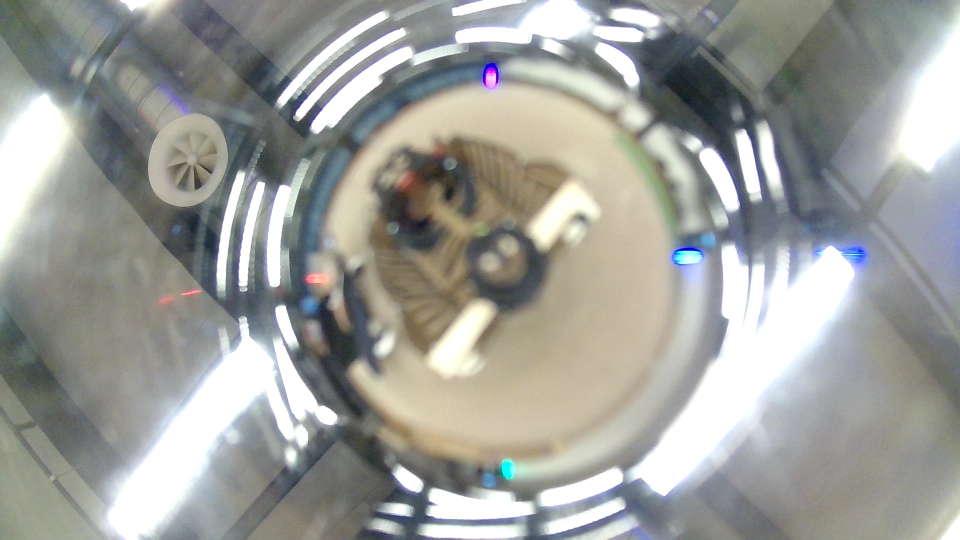
#> input picture raspi/tests/localizationPi/4_4pi.jpg, 1920 x 1080 px (shown at 1/2 size); its folder holds only this picture in this run
$ python -i localization.py   (imports and definitions only)
#> lines starting #> are read from the running program, lines starting #| are printed output that depends on the picture; after the words box and inside, x2 and y2 are one past the last pixel; in counts of white or black regions, pixels touching at a corner belong together; long printed decimals are rounded
#Imports
import math
import numpy as np
import time
import cv2 as cv
import usb.core
import usb.util
import imutils
import time
import os

# [21 lines left out: functions setupWebcam, savePicture, not called in this run]

def extractCentroids(filename):
    # load image RGB
    #img = plt.imread(filename)

    # load image BGR
#> called with filename = '4_4pi.jpg'
    img_BGR = cv.imread(filename)
#> img_BGR is the input picture: shape (1080, 1920, 3); mean B, G, R 154.6, 158.9, 157.7

    # rotate images
    #img_flip = cv.flip(img,1)
    #output = img_flip.copy()
    img_BGR_flip = cv.flip(img_BGR,1)
    output = img_BGR_flip.copy()

    # convert to grayscale
    gray = cv.cvtColor(img_BGR_flip, cv.COLOR_BGR2GRAY)
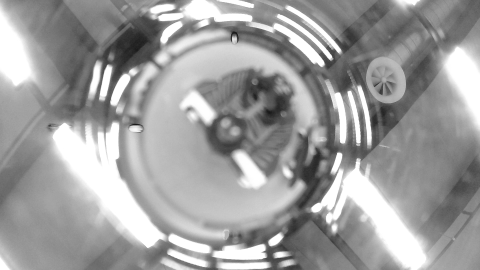
#> gray: shape (1080, 1920) (shown at 1/4 size); min 19, max 255, mean 158

    # masking region of no interest
    # detect circles (attention to parameters)
    circles = cv.HoughCircles(gray, cv.HOUGH_GRADIENT, 1.4, 1000, minRadius = 400, maxRadius = 650)
#> circles = [[913.5, 518.7, 469]]
    print("circle", circles) # print how many circles are found
#| circle [[[913.5  518.7  469.02]]]

    # ensure at least some circles were found
    if circles is not None:
        # convert the (x, y) coordinates and radius of the circles to integers
        circles = np.round(circles[0, :]).astype("int")
#> circles = [[914, 519, 469]]
        for (xc, yc, r) in circles:
            # draw the inner circle
            cv.circle(gray, (xc, yc), int(0.6*r), (0, 255, 0), -1)
            # extract mask
            ret,mask = cv.threshold(gray,10,255, cv.THRESH_BINARY)
            # apply mask
            result_mask = cv.bitwise_and(img_BGR_flip, img_BGR_flip, mask=mask)
            # draw the outer circle
            cv.circle(gray, (xc, yc), int(r), (0, 255, 0), -1)
            # extract mask
            ret,mask = cv.threshold(gray,10,255, cv.THRESH_BINARY_INV)
            # apply mask
            result = cv.bitwise_and(result_mask, result_mask, mask=mask)
#> this loop made 1 pass
#> pass 1, in extractCentroids, `ret,mask = cv.threshold(gray,10,255, cv.THRESH_BINARY)`:
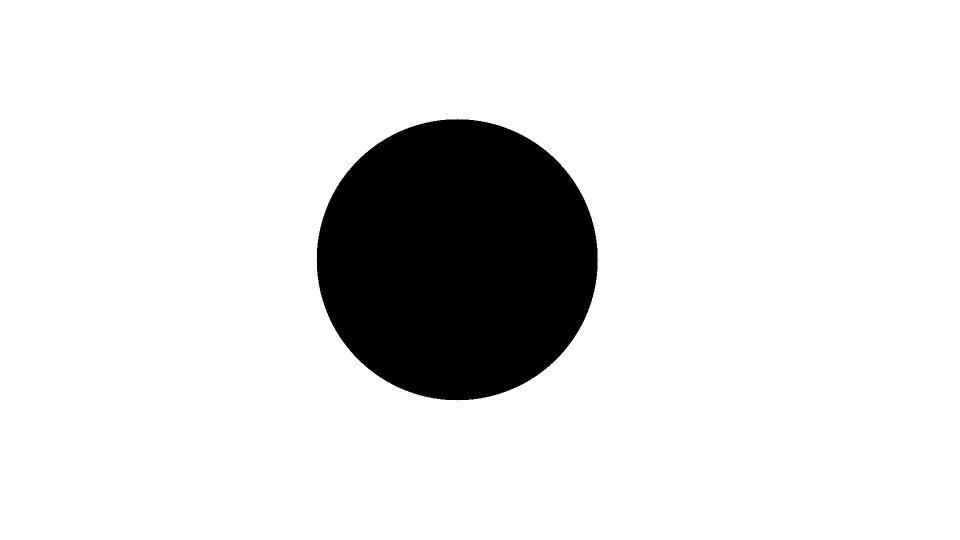
#> mask: shape (1080, 1920) (shown at 1/2 size); 88% white; 1 black region, box (x1, y1, x2, y2) and area: (633, 238, 1196, 801) 248037
#> pass 1, in extractCentroids, `ret,mask = cv.threshold(gray,10,255, cv.THRESH_BINARY_INV)`:
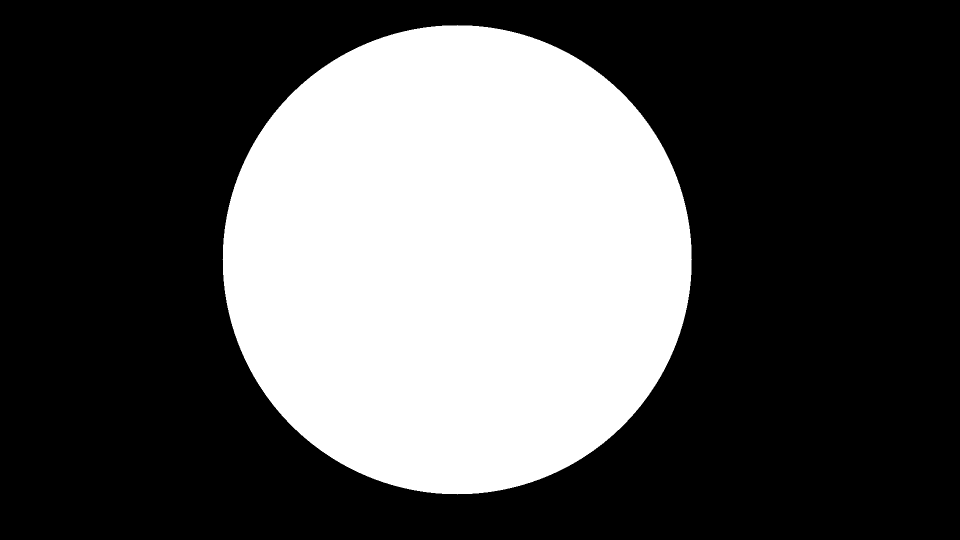
#> mask: shape (1080, 1920) (shown at 1/2 size); 33.3% white; 1 white region, box (x1, y1, x2, y2) and area: (445, 50, 1384, 989) 690953
#> pass 1, in extractCentroids, `result = cv.bitwise_and(result_mask, result_mask, mask=mask)`:
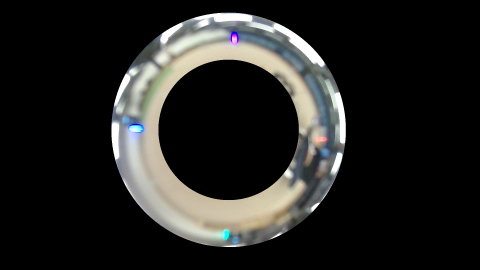
#> result: shape (1080, 1920, 3) (shown at 1/4 size); mean B, G, R 33.7, 35.5, 35.6
#> after the loop:
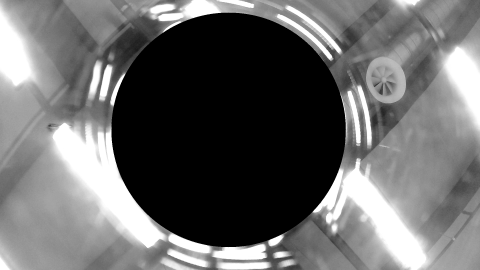
#> gray: shape (1080, 1920) (shown at 1/4 size); min 0, max 255, mean 104.5
    else:
        result = img_BGR_flip

    # remove some noise
    blurred = cv.GaussianBlur(result, (5,5), 0)

    # Convert BGR to HSV
    hsv = cv.cvtColor(blurred, cv.COLOR_BGR2HSV)
#> hsv: shape (1080, 1920, 3); mean H, S, V 11.2, 7.4, 37.2

    # define range of red color in HSV
    lower_red = np.array([0,130,120])
    upper_red = np.array([15,255,255])
    lower_red2 = np.array([170,80,100])
    upper_red2 = np.array([180,255,255])

    # define range of magenta color in HSV
    lower_magenta = np.array([120,160,100])
    upper_magenta = np.array([160,255,255])

    # define range of green color in HSV
    lower_green = np.array([45,150,70])
    upper_green = np.array([90,255,255])

    # define range of blue color in HSV
    lower_blue = np.array([108,130,70])
    upper_blue = np.array([110,255,255])

    # Threshold the HSV image to get only magenta colors
    mask_Magenta = cv.inRange(hsv, lower_magenta, upper_magenta)
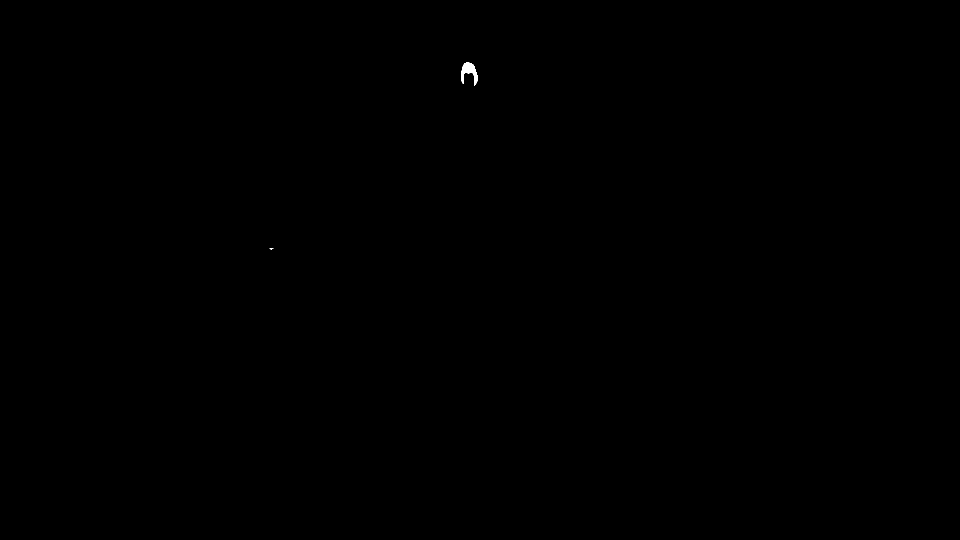
#> mask_Magenta: shape (1080, 1920) (shown at 1/2 size); 0.04% white; 3 white regions (2 under 20 px), largest, box (x1, y1, x2, y2) and area: (922, 125, 955, 171) 772

    # Threshold the HSV image to get only red colors
    mask_Red = cv.inRange(hsv, lower_red, upper_red)
#> mask_Red: shape (1080, 1920); every value is 0

    mask_Red2 = cv.inRange(hsv, lower_red2, upper_red2)
#> mask_Red2: shape (1080, 1920); 0.01% white; 1 white region, box (x1, y1, x2, y2) and area: (1293, 548, 1310, 569) 248

    # Threshold the HSV image to get only green colors
    mask_Green = cv.inRange(hsv, lower_green, upper_green)
#> mask_Green: shape (1080, 1920); 0.04% white; 5 white regions (4 under 20 px), largest, box (x1, y1, x2, y2) and area: (895, 922, 921, 958) 716

    # Threshold the HSV image to get only blue colors
    mask_Blue = cv.inRange(hsv, lower_blue, upper_blue)
#> mask_Blue: shape (1080, 1920); 0.01% white in thin lines or dots, all inside (x1, y1, x2, y2) = (514, 488, 1286, 624)

    sum_Red = mask_Red + mask_Red2
    masks = np.array([mask_Magenta, sum_Red, mask_Green, mask_Blue])
    colors = np.array(["magenta", "red", "green", "blue"])
    centroids = []

    for mask, color in zip(masks, colors):

         # weaker detections need to be enhanced
        if color != "magenta":
            mask = cv.dilate(mask,np.ones((5,5)),iterations = 1)

        # morphology operation on the mask
        mask = cv.morphologyEx(mask, cv.MORPH_OPEN, np.ones((5,5),np.uint8))
        kernel = np.ones((5,5))
        mask = cv.dilate(mask,kernel,iterations = 3)
        # find contours in the thresholded image
        cnts = cv.findContours(mask.copy(), cv.RETR_EXTERNAL, cv.CHAIN_APPROX_SIMPLE)
        cnts = imutils.grab_contours(cnts)
        # coordinates of centroid
        centroid_X = 0
        centroid_Y = 0
        # idx to choose most important
        idx = 0
        # lists to define cluster importance
        mom0 = []
        mom10 = []
        mom01 = []

        if cnts != []:
            # loop over the contours
            for c in cnts:
                # compute the center of the contour
                M = cv.moments(c) # image moment
                if(M["m00"] > 100):
                    cX = int(M["m10"] / M["m00"])
                    cY = int(M["m01"] / M["m00"])
                    # in the case of multiple close centroids for one color sum up
                    if(np.sqrt((centroid_X - cX)**2 + (centroid_Y - cY)**2) < 100):
                        centroid_X += cX
                        centroid_Y += cY
                        mom0[-1] += M["m00"]
                        mom10[-1] += M["m10"]
                        mom01[-1] += M["m01"]
                    else:
                        centroid_X = cX
                        centroid_Y = cY
                        mom0.append(M["m00"])
                        mom10.append(M["m10"])
                        mom01.append(M["m01"])
                    idx = mom0.index(max(mom0))
                    cX = int(mom10[idx] / mom0[idx])
                    cY = int(mom01[idx] / mom0[idx])
                    if(color == 'red'):
                        clr = [255, 0, 0]
                    elif(color == 'green'):
                        clr = [0, 255, 0]
                    elif(color == 'blue'):
                        clr = [0, 0, 255]
                    elif(color == 'magenta'):
                        clr = [255, 0, 255]
            # do not count features inside or ourside certain image readius
            if(np.sqrt((cX-960)**2 + (cY-540)**2) < 280 or np.sqrt((cX-960)**2 + (cY-540)**2) > 580):
                pass
            else:
                text = "{} {}".format(color, "beacon")
                # draw the contour and center of the shape on the image
                cv.drawContours(output, [cnts[idx]], -1, clr, 2)
                cv.putText(output, text, (cX, cY - 50) ,cv.FONT_HERSHEY_SIMPLEX, 3, clr, 5)
                cv.circle(output, (cX, cY), 10,  (0, 0, 0), -1)
                cv.putText(output, "center", (cX + 20, cY + 20),cv.FONT_HERSHEY_SIMPLEX, 3, (0, 0, 0), 5)
                centroids.append([cX, cY, color])
#> this loop made 4 passes
#> (color, text) on passes 1 to 4: ('magenta', 'magenta beacon'), ('red', 'red beacon'), ('green', 'green beacon'), ('blue', 'blue beacon')
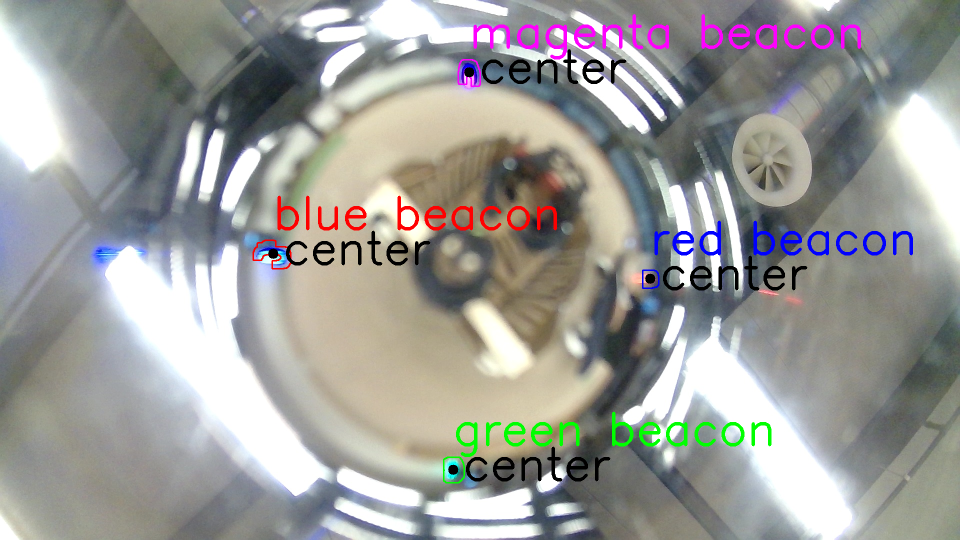
#> output: shape (1080, 1920, 3) (shown at 1/2 size); mean B, G, R 152.8, 155.7, 156
#> after the loop, centroids = [[938, 144, 'magenta'], [1300, 557, 'red'], [906, 939, 'green'], [546, 507, 'blue']]
    return centroids

# [192 lines left out: functions getReference, computePosition, getAbsoluteAngle, not called in this run]

>>> result = extractCentroids('4_4pi.jpg')
#> result has the same summary as centroids in extractCentroids

$ run again, on raspi/tests/localizationPi/img.jpg
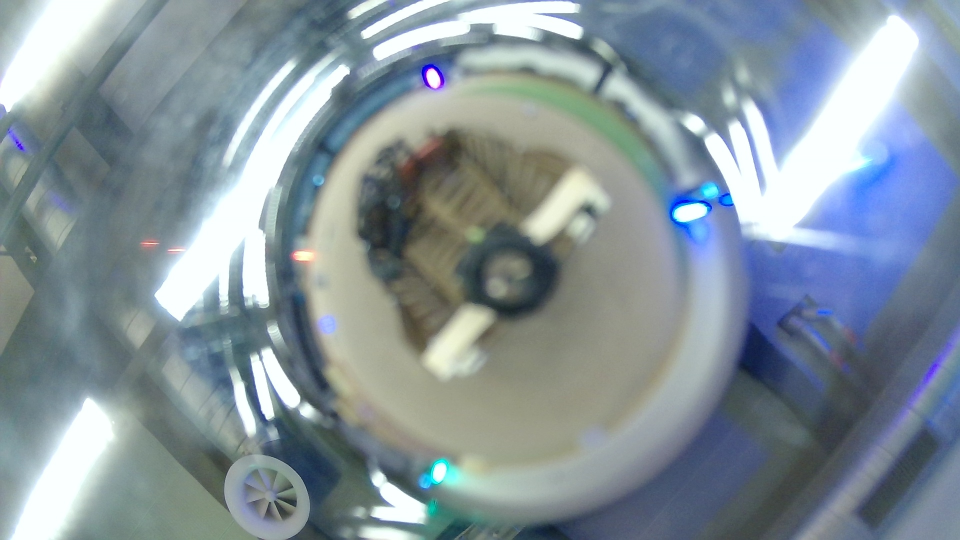
#> input picture raspi/tests/localizationPi/img.jpg, 1920 x 1080 px (shown at 1/2 size)
#> in extractCentroids, img_BGR is the input picture: shape (1080, 1920, 3); mean B, G, R 154.9, 146.7, 132.8
#> in extractCentroids, `circles = cv.HoughCircles(gray, cv.HOUGH_GRADIENT, 1.4, 1000, minRadiu..`: circles = [[928.9, 569.1, 504.4]]
#| circle [[[928.900 569.1     504.44   ]]]
#> in extractCentroids, `circles = np.round(circles[0, :]).astype("int")`: circles = [[929, 569, 504]]
#> the loop in extractCentroids, `for (xc, yc, r) in circles:` made 1 pass
#> after the loop in extractCentroids, `for (xc, yc, r) in circles:`:
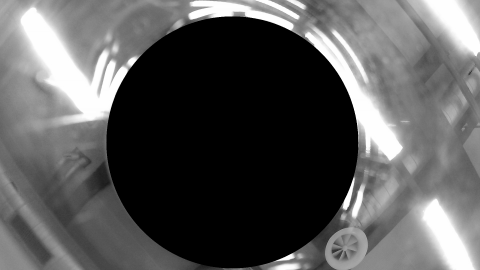
#> gray: shape (1080, 1920) (shown at 1/4 size); min 0, max 255, mean 88.6
#> hsv: shape (1080, 1920, 3); mean H, S, V 19.3, 11.2, 40.3
#> mask_Magenta: shape (1080, 1920); 0.04% white; 1 white region, box (x1, y1, x2, y2) and area: (1031, 130, 1076, 176) 816
#> mask_Red: shape (1080, 1920); every value is 0
#> mask_Red2: shape (1080, 1920); 0% white; 1 white region, box (x1, y1, x2, y2) and area: (1329, 504, 1337, 520) 72
#> mask_Green: shape (1080, 1920); 0.08% white; 5 white regions (1 under 20 px), largest, box (x1, y1, x2, y2) and area: (1012, 917, 1067, 972) 776, (1035, 1000, 1064, 1035) 732, (1006, 1042, 1021, 1055) 71, (494, 377, 510, 389) 56
#> mask_Blue: shape (1080, 1920); 0.14% white; 17 white regions (11 under 20 px), largest, box (x1, y1, x2, y2) and area: (498, 381, 586, 491) 1982, (524, 374, 555, 405) 309, (474, 370, 524, 409) 256, (1019, 119, 1041, 136) 184, (1078, 129, 1091, 148) 103, (451, 386, 478, 410) 85
#> the loop in extractCentroids, `for mask, color in zip(masks, colors):` made 4 passes
#> (color, text) on passes 1 to 4: ('magenta', 'magenta beacon'), ('red', 'red beacon'), ('green', 'green beacon'), ('blue', 'blue beacon')
#> after the loop in extractCentroids, `for mask, color in zip(masks, colors):`:
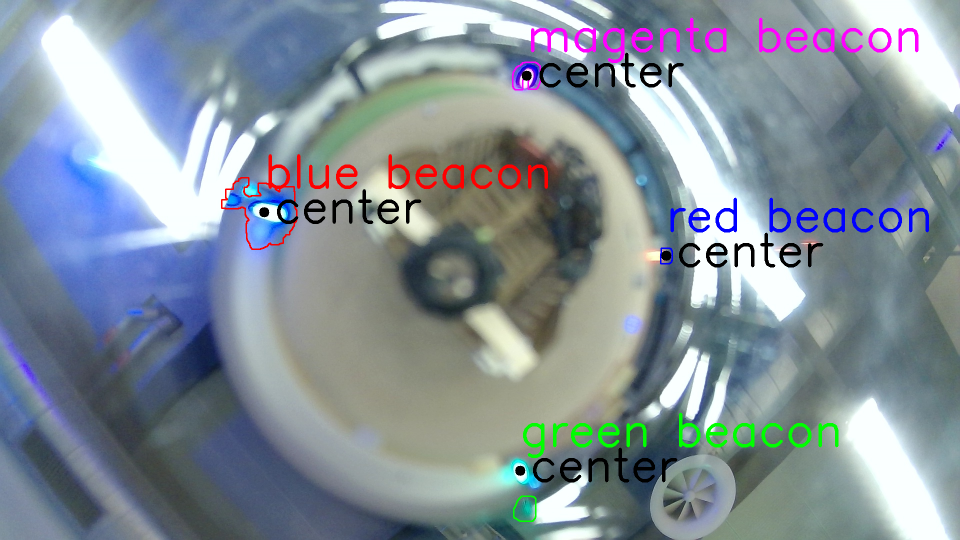
#> output: shape (1080, 1920, 3) (shown at 1/2 size); mean B, G, R 152.8, 143.3, 131.4
#> after the loop in extractCentroids, `for mask, color in zip(masks, colors):`: centroids = [[1053, 151, 'magenta'], [1332, 511, 'red'], [1040, 941, 'green'], [528, 424, 'blue']]
#> `result = extractCentroids('4_4pi.jpg')`: result has the same summary as centroids in extractCentroids

$ run again, on raspi/tests/localizationPi/testimage.jpg
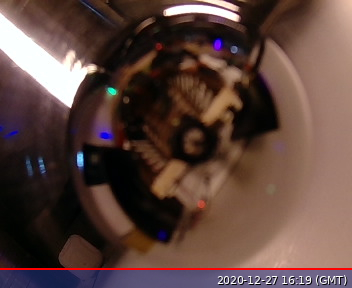
#> input picture raspi/tests/localizationPi/testimage.jpg, 352 x 288 px
#> in extractCentroids, img_BGR is the input picture: shape (288, 352, 3); mean B, G, R 62, 68.5, 92.7
#> in extractCentroids, `gray = cv.cvtColor(img_BGR_flip, cv.COLOR_BGR2GRAY)`:
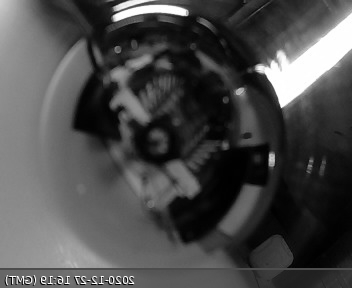
#> gray: shape (288, 352); min 0, max 255, mean 75
#> circles = None
#| circle None
#> hsv: shape (288, 352, 3); mean H, S, V 34.2, 118.9, 95.4
#> mask_Magenta: shape (288, 352); 0.27% white; 4 white regions (1 under 20 px), largest, box (x1, y1, x2, y2) and area: (239, 130, 254, 140) 119, (129, 38, 139, 51) 103, (334, 130, 345, 137) 41
#> mask_Red: shape (288, 352); 2% white; 19 white regions (12 under 20 px), largest, box (x1, y1, x2, y2) and area: (0, 267, 330, 269) 600, (168, 162, 199, 196) 596, (112, 82, 150, 123) 485
#> mask_Red2: shape (288, 352); 0.86% white in thin lines or dots
#> mask_Green: shape (288, 352); 0.05% white; 1 white region, box (x1, y1, x2, y2) and area: (236, 87, 244, 94) 47
#> mask_Blue: shape (288, 352); 0.01% white in thin lines or dots, all inside (x1, y1, x2, y2) = (267, 160, 313, 167)
#> sum_Red: shape (288, 352); 2.8% white; 41 white regions (31 under 20 px), largest, box (x1, y1, x2, y2) and area: (0, 267, 352, 271) 1273, (168, 162, 199, 196) 596, (112, 82, 150, 123) 485
#> the loop in extractCentroids, `for mask, color in zip(masks, colors):` made 4 passes
#> color on passes 1 to 4: 'magenta', 'red', 'green', 'blue'
#> pass 2, in extractCentroids, `mask = cv.dilate(mask,kernel,iterations = 3)`:
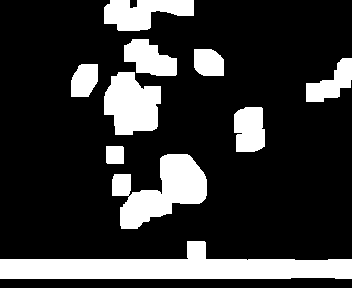
#> mask: shape (288, 352); 20.8% white; 10 white regions, largest, box (x1, y1, x2, y2) and area: (0, 241, 352, 279) 7302, (112, 154, 207, 229) 3815, (104, 72, 161, 135) 2674
#> after the loop in extractCentroids, `for mask, color in zip(masks, colors):`: centroids = []
